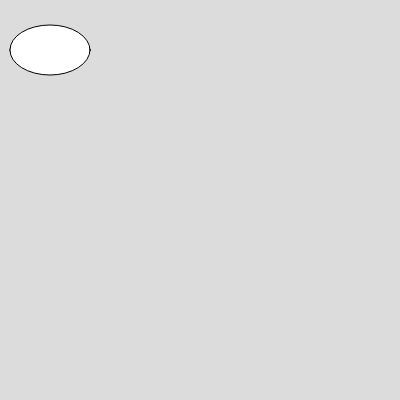
Frame 1 (no input)
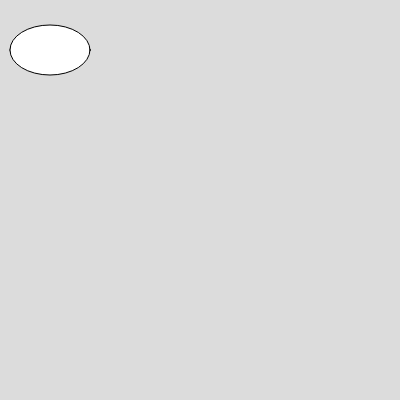
Frame 60 (no input)
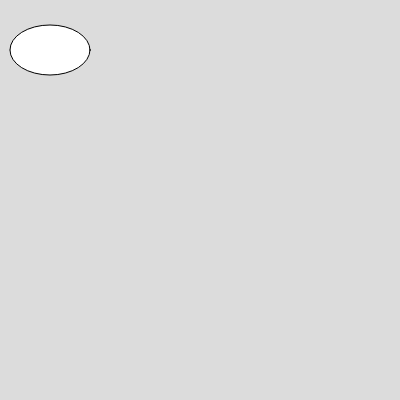
Frame 120 (the mouse pressed at the canvas centre since frame 60)

The p5.js sketch that drew these frames (run headless with seeded random() and noise() and a simulated clock; from frame 60 on, the mouse is pressed at the canvas centre):

// p5.js sketch
// ── sketch.js
function setup() {
  createCanvas(400, 400);

}

function draw() {
  background(220);
  ellipse(50,50,80,random(50));
  ellipse(50,50,80,50);



  //LEARNINGS
  //zeige draw spezifikationen 
  // console log zeigen
  // random werte zeigen
  // random werte aufrunden (floor) zeigen

}
